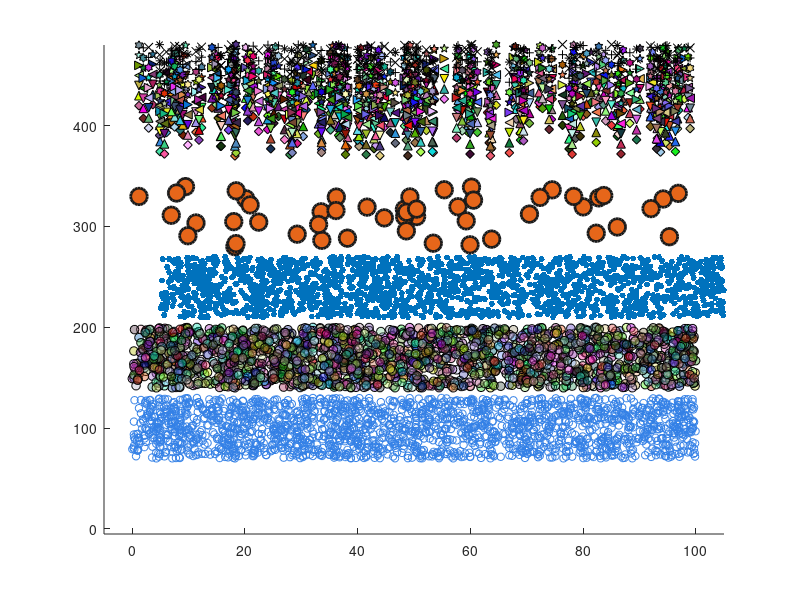

Here is the MATLAB script that generated this plot: (Note: this script raises an error after producing the figure.)
%=============================================================================
% Copyright (c) 2016-present Allan CORNET (Nelson)
%=============================================================================
% This file is part of Nelson.
%=============================================================================
% LICENCE_BLOCK_BEGIN
% SPDX-License-Identifier: LGPL-3.0-or-later
% LICENCE_BLOCK_END
%=============================================================================
% <--GUI MODE-->
% <--WITH DISPLAY-->
%=============================================================================
% On-screen (OpenGL) figures draw every marker of a series, and every bar of
% a bar or histogram series, from one vertex array batch instead of one
% immediate-mode primitive per item. Each branch of those batches (fill
% only, outline only, both, dot, every marker shape, per-point colours,
% alpha, animated data) must render a visible figure without error.
%=============================================================================
f = figure('Visible', 'on', 'Name', 'marker batch');
ax = axes('Parent', f);
hold(ax, 'on');
n = 2000;
x = rand(1, n) * 100;
y = rand(1, n) * 60;
filled = scatter(ax, x, y, 22, rand(n, 3), 'filled');
outlined = scatter(ax, x, y + 70, 30, [0.2 0.5 0.9]);
both = scatter(ax, x, y + 140, 40, rand(n, 3), 'filled', 'MarkerEdgeColor', [0 0 0]);
dots = plot(ax, x, y + 210, '.', 'MarkerSize', 14);
circles = plot(ax, x(1:50), y(1:50) + 280, 'o', 'MarkerSize', 12, ...
  'MarkerFaceColor', [0.9 0.4 0.1], 'MarkerEdgeColor', [0.1 0.1 0.1], 'LineWidth', 2);
shapes = {'s', 'd', '^', 'v', '<', '>', 'p', 'h', '+', 'x', '*'};
shaped = cell(1, numel(shapes));
for k = 1:numel(shapes)
  shaped{k} = scatter(ax, x(1:200), y(1:200) + 350 + 10 * k, 40, rand(200, 3), ...
    'filled', 'Marker', shapes{k}, 'MarkerEdgeColor', [0 0 0]);
end
hold(ax, 'off');
axis(ax, [-5 105 -5 480]);
drawnow();
try
  set(both, 'MarkerFaceAlpha', 0.4);
  drawnow();
catch
end
for k = 1:5
  set(filled, 'XData', x + k, 'YData', y + k, 'CData', rand(n, 3));
  set(dots, 'XData', x + k);
  set(shaped{1}, 'XData', x(1:200) + k);
  drawnow();
end
assert_isequal(get(filled, 'Marker'), 'o');
assert_isequal(get(dots, 'Marker'), '.');
assert_isequal(get(shaped{1}, 'Marker'), 'square');
assert_isequal(get(shaped{end}, 'Marker'), '*');
assert_isequal(size(get(filled, 'CData')), [n 3]);
assert_istrue(isgraphics(f));
close(f);
%=============================================================================
% Bars and histograms: fill and outline, fill only, outline only, animated.
f = figure('Visible', 'on', 'Name', 'rect batch');
ax1 = subplot(2, 2, 1, 'Parent', f);
b1 = bar(ax1, 1:300, rand(1, 300), 'FaceColor', [0.3 0.6 0.9], 'EdgeColor', [0 0 0.4]);
ax2 = subplot(2, 2, 2, 'Parent', f);
b2 = bar(ax2, 1:300, rand(1, 300), 'FaceColor', [0.3 0.6 0.9], 'EdgeColor', 'none');
ax3 = subplot(2, 2, 3, 'Parent', f);
b3 = barh(ax3, 1:300, rand(1, 300), 'FaceColor', 'none', 'EdgeColor', [0.8 0.2 0.2]);
ax4 = subplot(2, 2, 4, 'Parent', f);
h4 = histogram(ax4, randn(1, 5000), 200);
drawnow();
for k = 1:5
  set(b1, 'YData', rand(1, 300));
  set(h4, 'Data', randn(1, 5000));
  drawnow();
end
assert_isequal(numel(get(b1, 'YData')), 300);
assert_isequal(get(b2, 'EdgeColor'), 'none');
assert_isequal(get(b3, 'FaceColor'), 'none');
assert_istrue(isgraphics(h4));
close(f);
%=============================================================================
